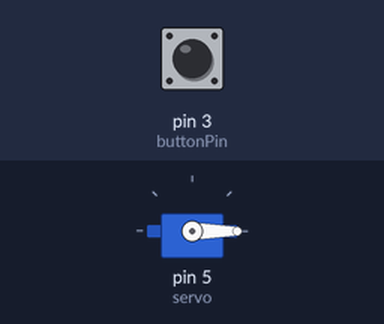
Recording of a sketch running on a simulated Arduino Uno, built with avr-gcc and run on an emulated ATmega328P. On the bench: servo. Inputs (shaded band) come from the test bench; at power-on: pin 3 (buttonPin) HIGH.

Above: at 1.2 s.
1.3 s: pin 3 (buttonPin) pulled LOW for 0.15 s
At 2.5 s:
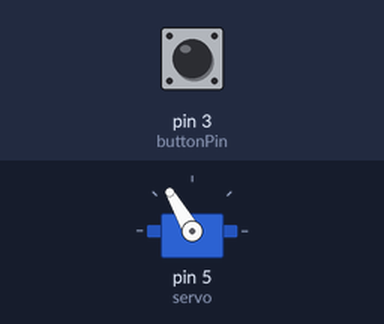
2.9 s: pin 3 (buttonPin) pulled LOW for 1 s
At 3.9 s:
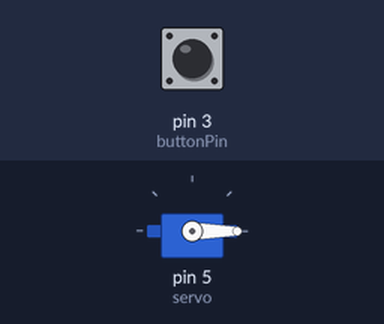
5.4 s: pin 3 (buttonPin) pulled LOW for 3.2 s
At 5.8 s:
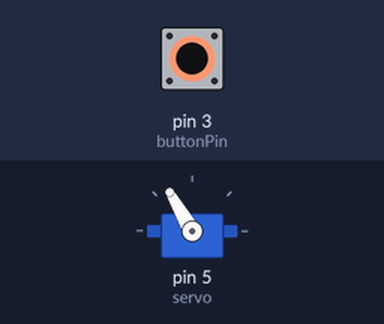
Timing chart, 0 to 8.4 s (numbered marks = the images above; inputs shaded):
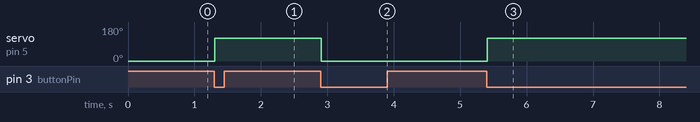

The sketch:

RemoteControlledDoor.ino
```cpp
#include <Servo.h>
Servo servo;

const int buttonPin = 3;
const int led = 4;

int val;
boolean currentState = LOW;
boolean lastState = LOW;
boolean pos = true;

void setup(){
  servo.attach(5);
  servo.write(0);
  pinMode(buttonPin, INPUT_PULLUP);
  Serial.begin(9600);
}

void openDoor()
{
  for(int i = 0; i <= 120; ++i)
    servo.write(i);
}

void closeDoor()
{
  for(int i = 120; i >= 0; --i)
    servo.write(i);
}

void loop(){
  if(Serial.available() > 0)
  {
    val = Serial.read();

    if(val == 120)
    {
      pos = false;
      digitalWrite(led, HIGH);
      openDoor();
    }
    else
    {
      pos = true;
      digitalWrite(led, LOW);
      closeDoor();
    }
    delay(200);
  }

  currentState = digitalRead(buttonPin);

  if (currentState == LOW && lastState == HIGH)
  {
    if (pos == true)
    {
      pos = false;
      digitalWrite(led, HIGH);
      openDoor();
    }

    else
    {
      pos = true;
      digitalWrite(led, LOW);
      closeDoor();
    }
    delay(200);
  }
  lastState = currentState;
}
```

Measured:
- after the input at 1.3 s, servo on pin 5 (servo): 0° → 120° at once
- after the input at 2.9 s, servo on pin 5 (servo): 120° → 0° at once
- after the input at 5.4 s, servo on pin 5 (servo): 0° → 120° at once
